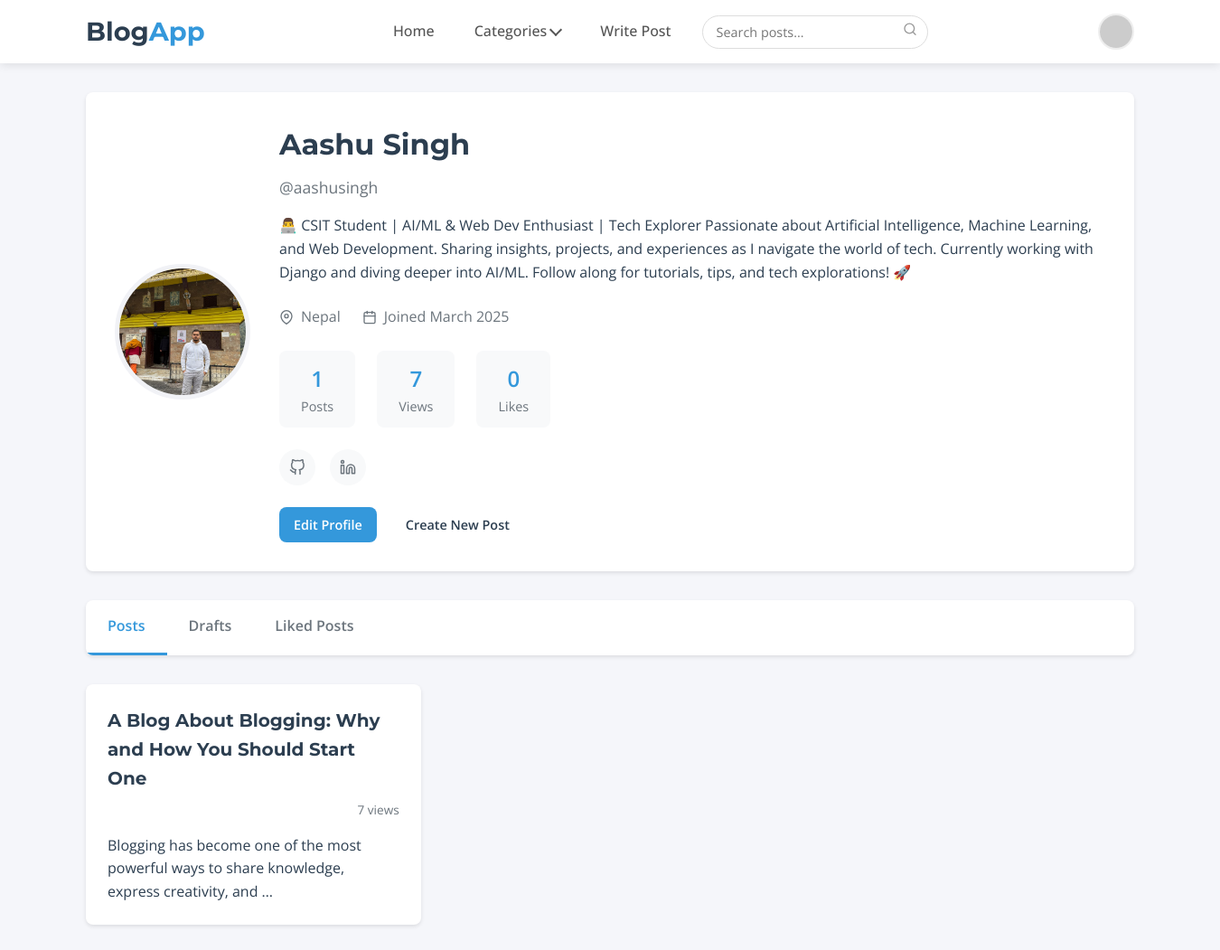
Screenshot of /profile/ (signed in) with the database file from the repository.
### blog/models.py (models this page shows, shortened)
class Profile(models.Model):
    user = models.OneToOneField(User, on_delete=models.CASCADE)
    bio = models.TextField(max_length=500, blank=True)
    location = models.CharField(max_length=100, blank=True)
    birth_date = models.DateField(null=True, blank=True)
    profile_picture = models.ImageField(upload_to='profile_pics/', blank=True, null=True)
    website = models.URLField(max_length=200, blank=True)
    twitter = models.CharField(max_length=100, blank=True)
    github = models.CharField(max_length=100, blank=True)
    linkedin = models.CharField(max_length=100, blank=True)
    joined_date = models.DateTimeField(auto_now_add=True)

class Post(models.Model):
    STATUS_CHOICES = (
        ('draft', 'Draft'),
        ('published', 'Published')
    )
    title = models.CharField(max_length=200)
    slug = models.SlugField(max_length=250, unique=True, blank=True)
    author = models.ForeignKey(User, on_delete=models.CASCADE, related_name='blog_posts')
    content = RichTextUploadingField()  # Replace TextField with RichTextUploadingField
    featured_image = models.ImageField(upload_to='blog_images/', blank=True, null=True)
    created_date = models.DateTimeField(default=timezone.now)
    published_date = models.DateTimeField(blank=True, null=True)
    status = models.CharField(max_length=10, choices=STATUS_CHOICES, default='draft')
    views = models.PositiveIntegerField(default=0)
    likes = models.ManyToManyField(User, related_name='blog_likes', blank=True)
    tags = models.CharField(max_length=100, blank=True, help_text='Comma-separated tags')
    class Meta:
        ordering = ['-published_date']

### blog/views.py (the view)
# urls.py: path('profile/', views.profile_view, name='profile'),
@login_required
def profile_view(request, username=None):
    if username:
        user = get_object_or_404(User, username=username)
    else:
        user = request.user
    profile, created = Profile.objects.get_or_create(user=user)
    posts = Post.objects.filter(author=user).order_by('-created_date')
    liked_posts = Post.objects.filter(likes=user).order_by('-created_date')
    post_count = posts.count()
    published_count = posts.filter(status='published').count()
    draft_count = posts.filter(status='draft').count()
    total_views = sum(post.views for post in posts)
    total_likes = sum(post.likes.count() for post in posts)
    context = {
        'profile_user': user,
        'posts': posts,
        'liked_posts': liked_posts,
        'post_count': post_count,
        'published_count': published_count,
        'draft_count': draft_count,
        'total_views': total_views,
        'total_likes': total_likes,
        'is_own_profile': user == request.user,
    }
    return render(request, 'blog/profile.html', context)

### blog/templates/blog/profile.html (shortened to what this page needs)
{% extends 'blog/base.html' %}
{% block content %}
<div class="profile-header">
    {% if profile_user.profile.profile_picture %}
        <img src="{{ profile_user.profile.profile_picture.url }}" alt="{{ profile_user.username }}" class="profile-avatar">
    {% else %}
        <img src="https://ui-avatars.com/api/?name={{ profile_user.username }}&size=150&background=random" alt="{{ profile_user.username }}" class="profile-avatar">
    {% endif %}
    <div class="profile-info">
        <h1 class="profile-name">{{ profile_user.get_full_name|default:profile_user.username }}</h1>
        <div class="profile-username">@{{ profile_user.username }}</div>
        {% if profile_user.profile.bio %}
            <div class="profile-bio">{{ profile_user.profile.bio }}</div>
        {% endif %}
        <div class="profile-details">
            {% if profile_user.profile.location %}
                <div class="profile-detail">
                    <svg xmlns="http://www.w3.org/2000/svg" width="16" height="16" viewBox="0 0 24 24" fill="none" stroke="currentColor" stroke-width="2" stroke-linecap="round" stroke-linejoin="round"><path d="M21 10c0 7-9 13-9 13s-9-6-9-13a9 9 0 0 1 18 0z"></path><circle cx="12" cy="10" r="3"></circle></svg>
                    {{ profile_user.profile.location }}
                </div>
            {% endif %}
            <div class="profile-detail">
                Joined {{ profile_user.profile.joined_date|date:"F Y" }}
            </div>
        </div>
        <div class="profile-stats">
            <div class="profile-stat">
                <div class="stat-value">{{ post_count }}</div>
                <div class="stat-label">Posts</div>
            </div>
            <div class="profile-stat">
                <div class="stat-value">{{ total_views }}</div>
                <div class="stat-label">Views</div>
            </div>
            <div class="profile-stat">
                <div class="stat-value">{{ total_likes }}</div>
                <div class="stat-label">Likes</div>
            </div>
        </div>
        <div class="profile-social">
            {% if profile_user.profile.github %}
                <a href="https://github.com/{{ profile_user.profile.github }}" class="social-link" target="_blank" rel="noopener">
                </a>
            {% endif %}
            {% if profile_user.profile.linkedin %}
                <a href="https://linkedin.com/in/{{ profile_user.profile.linkedin }}" class="social-link" target="_blank" rel="noopener">
                </a>
            {% endif %}
        </div>
        {% if is_own_profile %}
            <div class="profile-actions">
                <a href="{% url 'edit_profile' %}" class="btn btn-primary">Edit Profile</a>
                <a href="{% url 'post_create' %}" class="btn btn-secondary">Create New Post</a>
            </div>
        {% endif %}
    </div>
</div>
<div class="profile-tabs">
    <div class="tabs-container">
        <div class="tab active" data-tab="posts">Posts</div>
        {% if is_own_profile %}
            <div class="tab" data-tab="drafts">Drafts</div>
        {% endif %}
        <div class="tab" data-tab="liked">Liked Posts</div>
    </div>
</div>
<div class="tab-content active" id="posts">
    {% if posts %}
        <div class="posts-grid">
            {% for post in posts %}
                {% if post.status == 'published' or is_own_profile %}
                    <div class="post-card">
                        <div class="post-content">
                            <h3 class="post-title">
                                <a href="{% url 'post_detail' slug=post.slug %}">{{ post.title }}</a>
                            </h3>
                            <div class="post-meta">
                                <span>{{ post.views }} views</span>
                            </div>
                            <div class="post-excerpt">
                                {{ post.content|striptags|truncatewords:15 }}
                            </div>
                        </div>
                    </div>
                {% endif %}
            {% endfor %}
        </div>
    {% endif %}
</div>
{% endblock %}

### blog/templates/blog/base.html (style rules this page uses)
:root { --primary-color: #2c3e50; --secondary-color: #3498db; --accent-color: #e74c3c; --background-color: #f5f6fa; --text-color: #2c3e50; --border-radius: 8px; --box-shadow: 0 2px 4px rgba(0,0,0,0.1); --max-width: 1200px; --content-padding: 20px; --navbar-height: 70px; }
* { box-sizing: border-box; margin: 0; padding: 0; }
body { font-family: 'Open Sans', sans-serif; line-height: 1.6; background-color: var(--background-color); color: var(--text-color); font-size: 16px; }
h1, h2, h3, h4, h5, h6 { font-family: 'Montserrat', sans-serif; }
img { max-width: 100%; height: auto; }
a { text-decoration: none; color: inherit; }
.btn { display: inline-flex; align-items: center; justify-content: center; padding: 8px 16px; border-radius: var(--border-radius); transition: all 0.3s ease; font-weight: 600; font-size: 0.9rem; cursor: pointer; gap: 0.5rem; }
.btn-primary { background-color: var(--secondary-color); color: white; }

### blog/templates/blog/profile.html (style rules this page uses)
.profile-header { background-color: white; border-radius: var(--border-radius); box-shadow: var(--box-shadow); padding: 2rem; margin-bottom: 2rem; display: flex; flex-wrap: wrap; gap: 2rem; align-items: center; }
.profile-avatar { width: 150px; height: 150px; border-radius: 50%; object-fit: cover; border: 5px solid #f1f2f6; }
.profile-info { flex: 1; min-width: 300px; }
.profile-name { font-size: 2rem; margin: 0 0 0.5rem 0; color: var(--primary-color); }
.profile-username { color: #6c757d; margin-bottom: 1rem; font-size: 1.1rem; }
.profile-bio { margin-bottom: 1.5rem; line-height: 1.6; }
.profile-details { display: flex; flex-wrap: wrap; gap: 1.5rem; margin-bottom: 1.5rem; }
.profile-detail { display: flex; align-items: center; gap: 0.5rem; color: #6c757d; }
.profile-stats { display: flex; flex-wrap: wrap; gap: 1.5rem; margin-top: 1.5rem; }
.profile-stat { background-color: #f8f9fa; padding: 0.75rem 1.5rem; border-radius: var(--border-radius); text-align: center; }
.stat-value { font-size: 1.5rem; font-weight: 600; color: var(--secondary-color); }
.stat-label { font-size: 0.9rem; color: #6c757d; }
.profile-social { display: flex; gap: 1rem; margin-top: 1.5rem; }
.social-link { display: flex; align-items: center; justify-content: center; width: 40px; height: 40px; border-radius: 50%; background-color: #f8f9fa; color: #6c757d; transition: all 0.3s ease; }
.profile-actions { display: flex; gap: 1rem; margin-top: 1.5rem; }
.profile-tabs { margin-bottom: 2rem; }
.tabs-container { display: flex; overflow-x: auto; background-color: white; border-radius: var(--border-radius); box-shadow: var(--box-shadow); }
.tab { padding: 1rem 1.5rem; cursor: pointer; transition: all 0.3s ease; white-space: nowrap; color: #6c757d; font-weight: 600; }
.tab.active { color: var(--secondary-color); border-bottom: 3px solid var(--secondary-color); }
.tab-content { display: none; }
.tab-content.active { display: block; }
.posts-grid { display: grid; grid-template-columns: repeat(auto-fill, minmax(300px, 1fr)); gap: 1.5rem; }
.post-card { background: white; border-radius: var(--border-radius); box-shadow: var(--box-shadow); overflow: hidden; transition: transform 0.3s ease, box-shadow 0.3s ease; }
.post-content { padding: 1.5rem; }
.post-title { margin-top: 0; margin-bottom: 0.5rem; font-size: 1.25rem; }
.post-meta { display: flex; justify-content: space-between; color: #6c757d; font-size: 0.85rem; margin-bottom: 1rem; }

### rows the page displays
Post: title "A Blog About Blogging: Why and How You Should Start One", views "7", content "Blogging has become one of the most powerful ways to share knowledge, express creativity, and …"

### other values shown
{{ profile_user.get_full_name|default:profile_user.username }} "Aashu Singh"
{{ profile_user.username }} "aashusingh"
{{ profile_user.profile.location }} "Nepal"
{{ profile_user.profile.joined_date|date:"F Y" }} "March 2025"
{{ post_count }} "1"
{{ total_views }} "7"
{{ total_likes }} "0"
